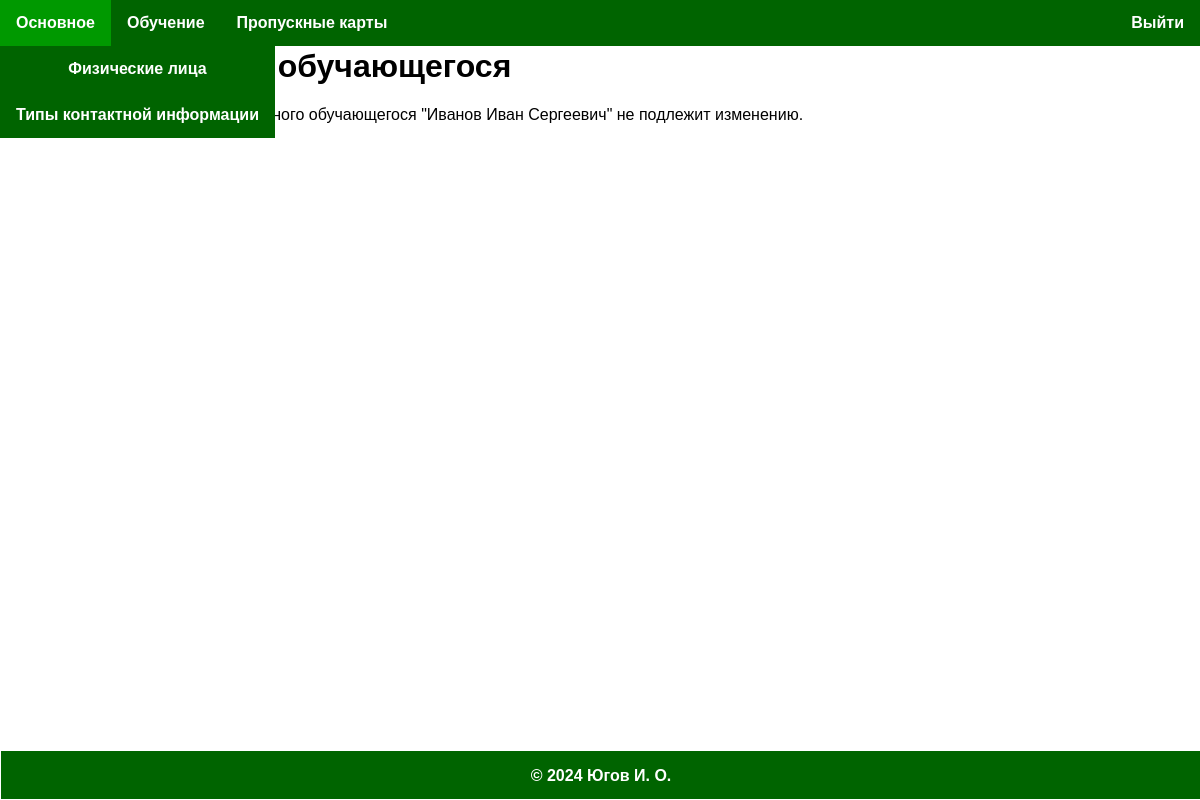
The page /classes/student/1/edit/ (signed in) on the database as committed earlier.
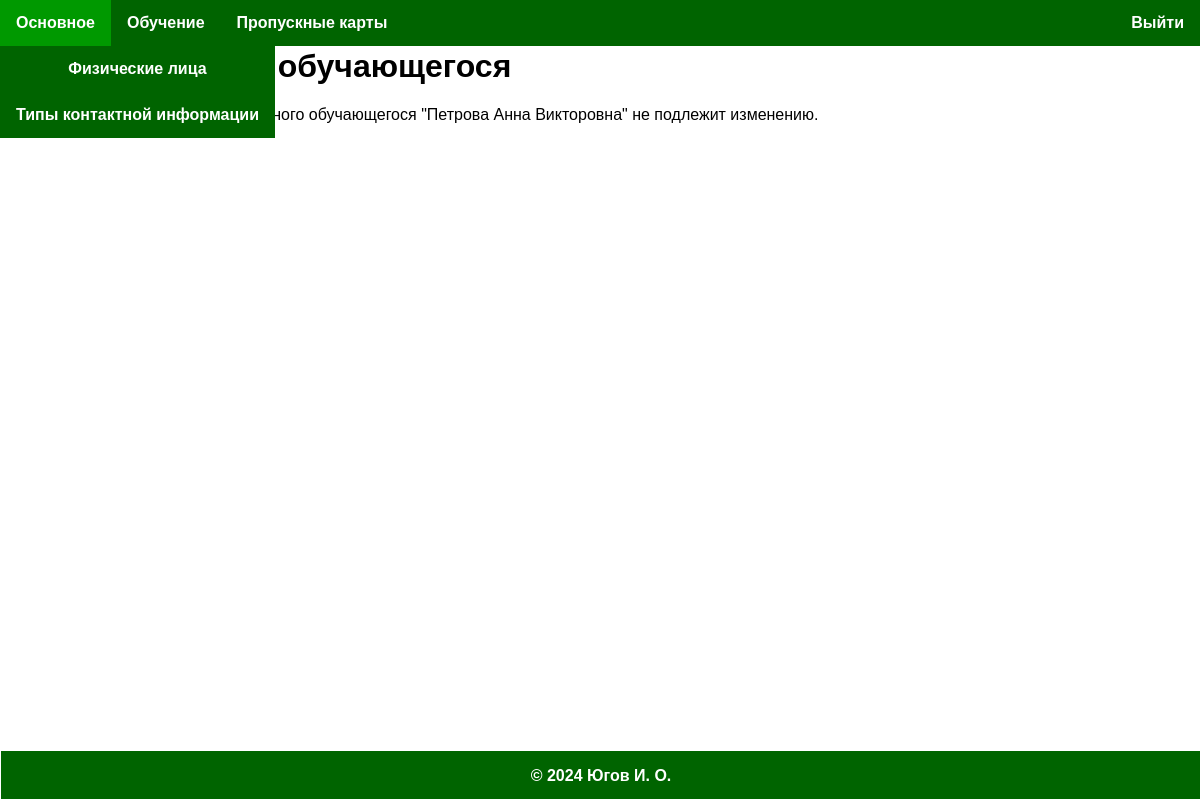
The same page on the database as committed later.
### classes/models.py (models this page shows, shortened)
class Student(models.Model):
    individual = models.OneToOneField(Individual, on_delete=models.PROTECT, related_name='student', verbose_name='Физическое лицо')
    """Физическое лицо."""
    class Meta:
        verbose_name = _('Обучающийся')
        verbose_name_plural = _('Обучающиеся')
    @property
    def title_without_status(self):
        return f'{self.individual.title_without_status}'
    def __str__(self):
        return f'{self.title_without_status}'

### base/models.py (models this page shows, shortened)
class Individual(models.Model):
    GENDER_CHOICES = [
        ('Ж', 'Женский'),
        ('M', 'Мужской'),
        ('-', 'Не указан'),
    ]
    '''Пол (значения).'''
    last_name = models.CharField(_("Фамилия"), max_length=50)
    '''Фамилия.'''
    first_name = models.CharField(_("Имя"), max_length=50)
    '''Имя.'''
    patronymic = models.CharField(_("Отчество"), max_length=50, blank=True, null=True)
    '''Отчество.'''
    gender = models.CharField(_("Пол"), max_length=1, choices=GENDER_CHOICES, default='-')
    '''Пол.'''
    birth_date = models.DateField(_("Дата рождения"), blank=True, null=True)
    '''Дата рождения.'''
    social_insurance_number = models.CharField(
        _("СНИЛС"),
        max_length=14,
        validators=[social_insurance_number_validator],
        blank=True, null=True, unique=True
    )
    '''СНИЛС.'''
    class Meta:
        verbose_name = _("Физическое лицо")
        verbose_name_plural = _("Физические лица")
    @property
    def title_without_status(self):
        result = f'{self.last_name} {self.first_name}'
        if self.patronymic != '':
            result += f' {self.patronymic}'
        return result.strip()

### classes/views.py (the view)
# urls.py: path('student/<int:pk>/edit/', views.student_edit, name='student_edit'),
@login_required(login_url='/login/')
def student_edit(request, pk):
    student = get_object_or_404(Student, pk=pk)
    if request.method == 'POST':
        form = StudentForm(request.POST, instance=student)
        if form.is_valid():
            student = form.save(commit=False)
            student.save()
            return redirect('student_list')
    else:
        form = StudentForm(instance=student)
    return render(request, 'entities/student/edit.html', {'username': request.user.username, 'form': form})

### templates/entities/student/edit.html
{% extends 'base.html' %}
{% block content %}
    <h1>{% if form.instance.pk %}Редактирование{% else %}Создание{% endif %} обучающегося</h1>
    {% if form.instance.pk %}
    <p>Физическое лицо для ранее созданного обучающегося "{{ form.instance }}" не подлежит изменению.</p>
    {% else %}
    <form method="post">
        {% csrf_token %}
        {{ form.as_p }}
        <button type="submit">Сохранить</button>
    </form>
    {% endif %}
{% endblock %}

Rows that differ between the two databases and show on the page:
changed Student: instance "Иванов Иван Сергеевич" → "Петрова Анна Викторовна"
